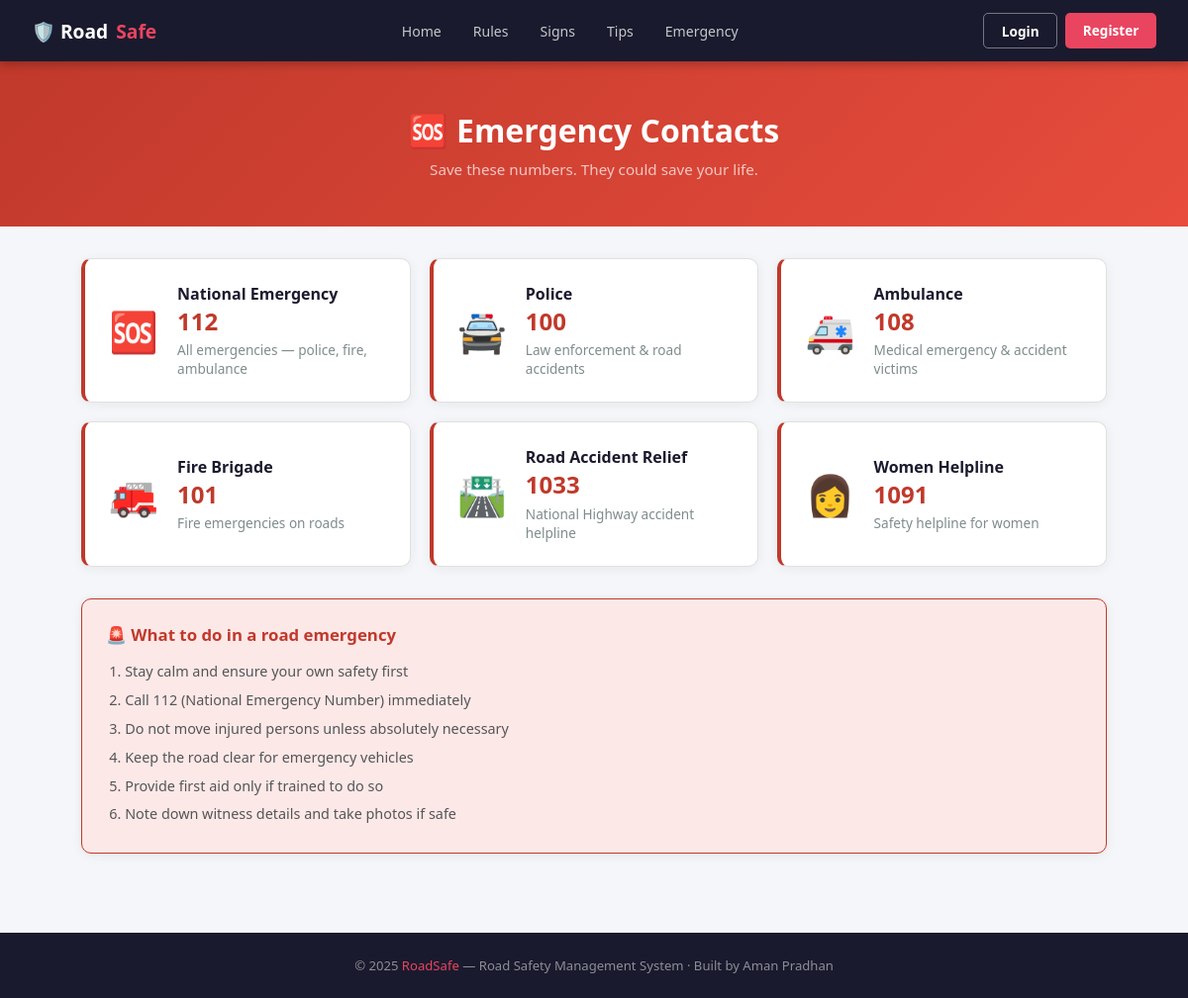
Page /emergency-contacts/ on the committed database.
### safety/models.py (models this page shows, shortened)
class EmergencyContact(models.Model):
    name = models.CharField(max_length=200)
    number = models.CharField(max_length=20)
    description = models.CharField(max_length=300)
    emoji = models.CharField(max_length=10, default='📞')

### safety/views.py (the view)
# urls.py: path('emergency-contacts/', views.emergency_contacts, name='emergency_contacts'),
def emergency_contacts(request):
    contacts = EmergencyContact.objects.all()
    return render(request, 'safety/emergency.html', {'contacts': contacts})

### safety/templates/safety/emergency.html (shortened to what this page needs)
{% extends 'safety/base.html' %}
{% block content %}
<div class="page-hero" style="background: linear-gradient(135deg, #C0392B, #E74C3C);">
  <h1>🆘 Emergency Contacts</h1>
  <p>Save these numbers. They could save your life.</p>
</div>
<div class="container">
  {% if contacts %}
  <div class="grid-2">
    {% for c in contacts %}
    <div class="card" style="display:flex; align-items:center; gap:1.2rem; border-left:4px solid #C0392B;">
      <div style="font-size:2.5rem;">{{ c.emoji }}</div>
      <div>
        <div style="font-weight:700; font-size:1rem;">{{ c.name }}</div>
        <div style="font-size:1.5rem; font-weight:800; color:#C0392B;">{{ c.number }}</div>
        <div style="color:#7F8C8D; font-size:0.85rem; margin-top:0.2rem;">{{ c.description }}</div>
      </div>
    </div>
    {% endfor %}
  </div>
  {% else %}
  <div class="card" style="text-align:center; padding:3rem;">
    <p>No emergency contacts added yet. Admin can add them from the admin panel.</p>
  </div>
  {% endif %}
  <div class="card" style="margin-top:2rem; background:#fde8e8; border-color:#C0392B;">
    <h3 style="color:#C0392B; margin-bottom:0.8rem;">🚨 What to do in a road emergency</h3>
    <ol style="font-size:0.9rem; line-height:2; padding-left:1.2rem; color:#555;">
      <li>Stay calm and ensure your own safety first</li>
      <li>Call 112 (National Emergency Number) immediately</li>
      <li>Do not move injured persons unless absolutely necessary</li>
      <li>Keep the road clear for emergency vehicles</li>
      <li>Provide first aid only if trained to do so</li>
      <li>Note down witness details and take photos if safe</li>
    </ol>
  </div>
</div>
{% endblock %}

### safety/templates/safety/base.html (style rules this page uses)
*, *::before, *::after { box-sizing: border-box; margin: 0; padding: 0; }
:root { --red: #C0392B; --dark: #1A1A2E; --navy: #16213E; --blue: #0F3460; --accent: #E94560; --green: #27AE60; --yellow: #F39C12; --white: #FFFFFF; --light: #F4F6F9; --muted: #7F8C8D; --border: #E0E0E0; }
body { font-family: 'Segoe UI', sans-serif; background: var(--light); color: var(--dark); }
.page-hero { background: linear-gradient(135deg, var(--dark) 0%, var(--blue) 100%); color: var(--white); padding: 3rem 2rem; text-align: center; }
.page-hero h1 { font-size: 2rem; margin-bottom: 0.5rem; }
.page-hero p { color: rgba(255,255,255,0.7); font-size: 0.95rem; }
.container { max-width: 1100px; margin: 0 auto; padding: 2rem; }
.card { background: var(--white); border-radius: 10px; padding: 1.5rem; box-shadow: 0 2px 12px rgba(0,0,0,0.06); border: 1px solid var(--border); }
.card h3 { font-size: 1.05rem; margin-bottom: 0.5rem; color: var(--dark); }
.grid-2 { display: grid; grid-template-columns: repeat(auto-fill, minmax(280px,1fr)); gap: 1.2rem; }

### rows in the picture
EmergencyContact: emoji "🆘", name "National Emergency", number "112", description "All emergencies — police, fire, ambulance"
EmergencyContact: emoji "🚔", name "Police", number "100", description "Law enforcement & road accidents"
EmergencyContact: emoji "🚑", name "Ambulance", number "108", description "Medical emergency & accident victims"
EmergencyContact: emoji "🚒", name "Fire Brigade", number "101", description "Fire emergencies on roads"
EmergencyContact: emoji "🛣️", name "Road Accident Relief", number "1033", description "National Highway accident helpline"
EmergencyContact: emoji "👩", name "Women Helpline", number "1091", description "Safety helpline for women"
